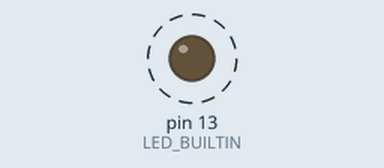
This sketch was run on a simulated Arduino Uno, built with avr-gcc and run on an emulated ATmega328P. Shown: output pins drawn as LEDs (lit = HIGH). Dashed ring = blinking.

Above: at 0.5 s.
Timing chart, 0 to 4.6 s (numbered marks = the images above):
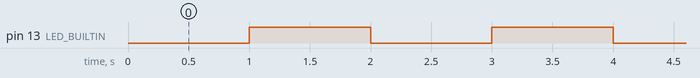

Measured:
- by itself, pin 13 (LED_BUILTIN): alternates HIGH for 1.0 s and LOW for 1.0 s

The sketch:

listing2_millis_blink.ino
```cpp
// Lab internal LED, Listing 2: non-blocking blink (the lab's code, unchanged)
const unsigned long PERIOD = 1000;   // ms between toggles
unsigned long previous = 0;
bool ledOn = false;

void setup() { pinMode(LED_BUILTIN, OUTPUT); }

void loop() {
  unsigned long now = millis();
  if (now - previous >= PERIOD) {
    previous = now;
    ledOn = !ledOn;
    digitalWrite(LED_BUILTIN, ledOn ? HIGH : LOW);
  }
  // the CPU is free here
}
```
